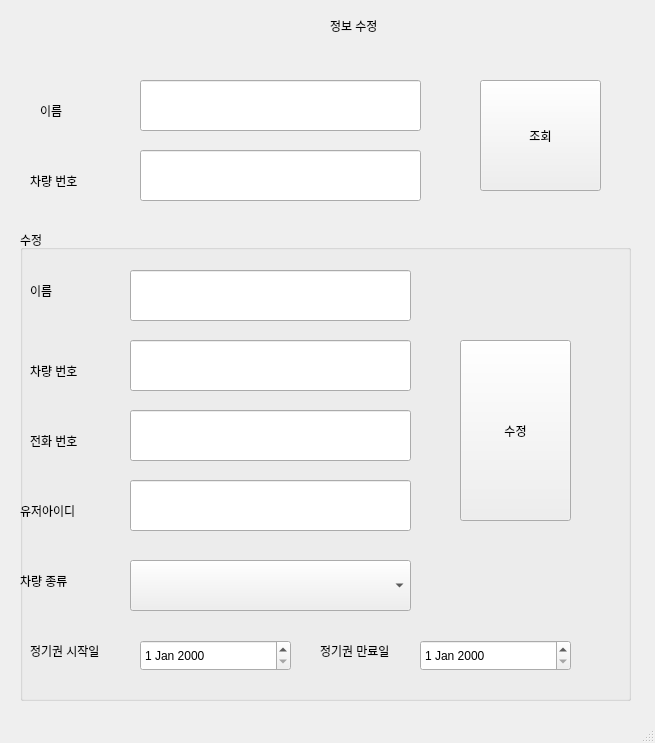
<?xml version="1.0" encoding="UTF-8"?>
<ui version="4.0">
 <class>MainWindow</class>
 <widget class="QMainWindow" name="MainWindow">
  <property name="geometry">
   <rect>
    <x>0</x>
    <y>0</y>
    <width>655</width>
    <height>743</height>
   </rect>
  </property>
  <property name="windowTitle">
   <string>MainWindow</string>
  </property>
  <widget class="QWidget" name="centralwidget">
   <widget class="QLineEdit" name="EditOriginName">
    <property name="geometry">
     <rect>
      <x>140</x>
      <y>80</y>
      <width>281</width>
      <height>51</height>
     </rect>
    </property>
   </widget>
   <widget class="QLabel" name="label_3">
    <property name="geometry">
     <rect>
      <x>330</x>
      <y>10</y>
      <width>81</width>
      <height>31</height>
     </rect>
    </property>
    <property name="text">
     <string>정보 수정</string>
    </property>
   </widget>
   <widget class="QLabel" name="label_4">
    <property name="geometry">
     <rect>
      <x>40</x>
      <y>90</y>
      <width>101</width>
      <height>41</height>
     </rect>
    </property>
    <property name="text">
     <string>이름 </string>
    </property>
   </widget>
   <widget class="QPushButton" name="btnSearch">
    <property name="geometry">
     <rect>
      <x>480</x>
      <y>80</y>
      <width>121</width>
      <height>111</height>
     </rect>
    </property>
    <property name="text">
     <string>조회</string>
    </property>
   </widget>
   <widget class="QLabel" name="label_5">
    <property name="geometry">
     <rect>
      <x>30</x>
      <y>160</y>
      <width>101</width>
      <height>41</height>
     </rect>
    </property>
    <property name="text">
     <string>차량 번호</string>
    </property>
   </widget>
   <widget class="QLineEdit" name="EditOrigincarnum">
    <property name="geometry">
     <rect>
      <x>140</x>
      <y>150</y>
      <width>281</width>
      <height>51</height>
     </rect>
    </property>
   </widget>
   <widget class="QGroupBox" name="groupBox">
    <property name="geometry">
     <rect>
      <x>20</x>
      <y>230</y>
      <width>611</width>
      <height>471</height>
     </rect>
    </property>
    <property name="title">
     <string>수정</string>
    </property>
    <widget class="QLineEdit" name="Editnum">
     <property name="geometry">
      <rect>
       <x>110</x>
       <y>180</y>
       <width>281</width>
       <height>51</height>
      </rect>
     </property>
    </widget>
    <widget class="QLineEdit" name="Edituuid">
     <property name="geometry">
      <rect>
       <x>110</x>
       <y>250</y>
       <width>281</width>
       <height>51</height>
      </rect>
     </property>
    </widget>
    <widget class="QLabel" name="label_8">
     <property name="geometry">
      <rect>
       <x>300</x>
       <y>400</y>
       <width>101</width>
       <height>41</height>
      </rect>
     </property>
     <property name="text">
      <string>정기권 만료일</string>
     </property>
    </widget>
    <widget class="QPushButton" name="btnupdate">
     <property name="geometry">
      <rect>
       <x>440</x>
       <y>110</y>
       <width>111</width>
       <height>181</height>
      </rect>
     </property>
     <property name="text">
      <string>수정</string>
     </property>
    </widget>
    <widget class="QLabel" name="label_10">
     <property name="geometry">
      <rect>
       <x>10</x>
       <y>40</y>
       <width>101</width>
       <height>41</height>
      </rect>
     </property>
     <property name="text">
      <string>이름 </string>
     </property>
    </widget>
    <widget class="QLabel" name="label_9">
     <property name="geometry">
      <rect>
       <x>10</x>
       <y>120</y>
       <width>101</width>
       <height>41</height>
      </rect>
     </property>
     <property name="text">
      <string>차량 번호</string>
     </property>
    </widget>
    <widget class="QLineEdit" name="Editcarnum">
     <property name="geometry">
      <rect>
       <x>110</x>
       <y>110</y>
       <width>281</width>
       <height>51</height>
      </rect>
     </property>
    </widget>
    <widget class="QLabel" name="label_6">
     <property name="geometry">
      <rect>
       <x>10</x>
       <y>190</y>
       <width>101</width>
       <height>41</height>
      </rect>
     </property>
     <property name="text">
      <string>전화 번호</string>
     </property>
    </widget>
    <widget class="QLabel" name="label_7">
     <property name="geometry">
      <rect>
       <x>0</x>
       <y>260</y>
       <width>101</width>
       <height>41</height>
      </rect>
     </property>
     <property name="text">
      <string>유저아이디</string>
     </property>
    </widget>
    <widget class="QLineEdit" name="Editname">
     <property name="geometry">
      <rect>
       <x>110</x>
       <y>40</y>
       <width>281</width>
       <height>51</height>
      </rect>
     </property>
    </widget>
    <widget class="QLabel" name="label_11">
     <property name="geometry">
      <rect>
       <x>0</x>
       <y>330</y>
       <width>101</width>
       <height>41</height>
      </rect>
     </property>
     <property name="text">
      <string>차량 종류</string>
     </property>
    </widget>
    <widget class="QComboBox" name="Editcategory">
     <property name="geometry">
      <rect>
       <x>110</x>
       <y>330</y>
       <width>281</width>
       <height>51</height>
      </rect>
     </property>
    </widget>
    <widget class="QDateEdit" name="EditEnd">
     <property name="geometry">
      <rect>
       <x>400</x>
       <y>410</y>
       <width>151</width>
       <height>31</height>
      </rect>
     </property>
    </widget>
    <widget class="QDateEdit" name="EditStart">
     <property name="geometry">
      <rect>
       <x>120</x>
       <y>410</y>
       <width>151</width>
       <height>31</height>
      </rect>
     </property>
    </widget>
    <widget class="QLabel" name="label_12">
     <property name="geometry">
      <rect>
       <x>10</x>
       <y>400</y>
       <width>101</width>
       <height>41</height>
      </rect>
     </property>
     <property name="text">
      <string>정기권 시작일</string>
     </property>
    </widget>
   </widget>
  </widget>
  <widget class="QStatusBar" name="statusbar"/>
 </widget>
 <resources/>
 <connections/>
</ui>
